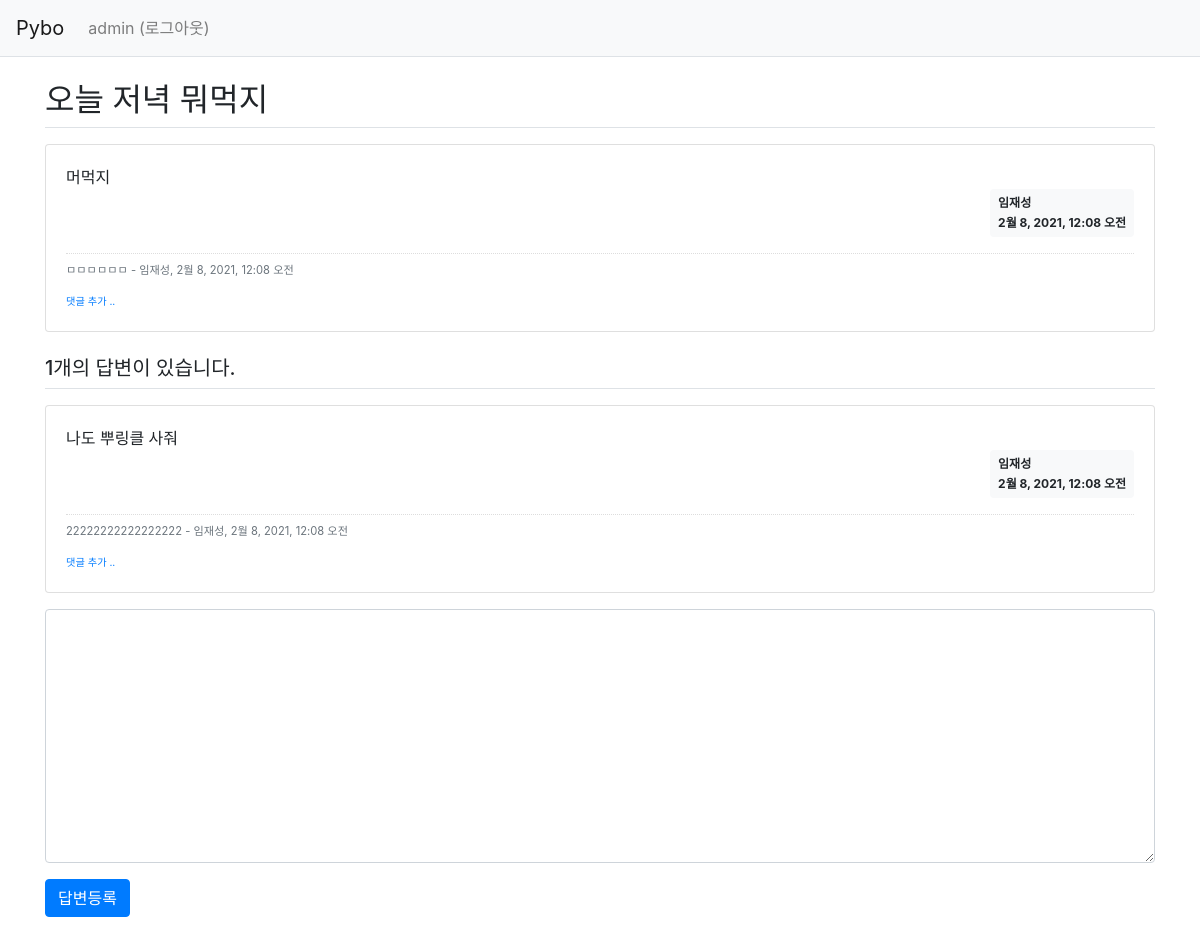
The page /pybo/16/ (signed in) on the database its author committed.
### pybo/models.py (models this page shows, shortened)
class Question(models.Model):
    author = models.ForeignKey(User, on_delete=models.CASCADE)
    subject = models.CharField(max_length=200)
    content = models.TextField()
    create_date = models.DateTimeField()
    modify_date = models.DateTimeField(null=True, blank=True)

class Comment(models.Model):
    author = models.ForeignKey(User, on_delete=models.CASCADE)
    content = models.TextField()
    create_date = models.DateTimeField()
    modify_date = models.DateTimeField(null=True, blank=True)
    question = models.ForeignKey(Question, null=True, blank=True, on_delete=models.CASCADE)
    answer = models.ForeignKey(Answer, null=True, blank=True, on_delete=models.CASCADE)

class Answer(models.Model):
    author = models.ForeignKey(User, on_delete=models.CASCADE)
    question = models.ForeignKey(Question, on_delete=models.CASCADE)
    content = models.TextField()
    create_date = models.DateTimeField()
    modify_date = models.DateTimeField(null=True, blank=True)

### pybo/views.py (the view)
# urls.py: path('<int:question_id>/', views.detail, name='detail'),
def detail(request, question_id):
    question = get_object_or_404(Question, pk=question_id)
    context = {'question': question}
    return render(request, 'pybo/question_detail.html', context)

### templates/pybo/question_detail.html (shortened to what this page needs)
{% extends 'base.html' %}
{% block content %}
<div class="container my-3">
    <h2 class="border-bottom py-2">{{ question.subject }}</h2>
    <div class="card my-3">
        <div class="card-body">
            <div class="card-text" style="white-space: pre-line;">{{ question.content }}</div>
            <div class="d-flex justify-content-end">
                <div class="badge badge-light p-2 text-left">
                    <div class="mb-2">{{ question.author.username }}</div>
                    <div>{{ question.create_date }}</div>
                </div>
            </div>
            {% if question.comment_set.count > 0 %}
            <div class="mt-3">
            {% for comment in question.comment_set.all %}
                <div class="comment py-2 text-muted">
                    <span style="white-space: pre-line;">{{ comment.content }}</span>
                    <span>
                        - {{ comment.author }}, {{ comment.create_date }}
                    </span>
                </div>
            {% endfor %}
            </div>
            {% endif %}
            <div>
                <a href="{% url 'pybo:comment_create_question' question.id  %}"
                   class="small"><small>댓글 추가 ..</small></a>
            </div>
        </div>
    </div>
    <h5 class="border-bottom my-3 py-2">{{question.answer_set.count}}개의 답변이 있습니다.</h5>
    {% for answer in question.answer_set.all %}
    <div class="card my-3">
        <div class="card-body">
            <div class="card-text" style="white-space: pre-line;">{{ answer.content }}</div>
            <div class="d-flex justify-content-end">
                <div class="badge badge-light p-2 text-left">
                    <div class="mb-2">{{ answer.author.username }}</div>
                    <div>{{ answer.create_date }}</div>
                </div>
            </div>
            {% if answer.comment_set.count > 0 %}
            <div class="mt-3">
            {% for comment in answer.comment_set.all %}
                <div class="comment py-2 text-muted">
                    <span style="white-space: pre-line;">{{ comment.content }}</span>
                    <span>
                        - {{ comment.author }}, {{ comment.create_date }}
                    </span>
                </div>
            {% endfor %}
            </div>
            {% endif %}
            <div>
                <a href="{% url 'pybo:comment_create_answer' answer.id  %}"
                   class="small"><small>댓글 추가 ..</small></a>
            </div>
        </div>
    </div>
    {% endfor %}
    <form action="{% url 'pybo:answer_create' question.id %}" method="post" class="my-3">
        <div class="form-group">
            <textarea {% if not user.is_authenticated %}disabled{% endif %}
              name="content" id="content" class="form-control" rows="10"></textarea>
        </div>
        <input type="submit" value="답변등록" class="btn btn-primary">
    </form>
</div>
{% endblock %}

### templates/navbar.html (shortened to what this page needs)
<nav class="navbar navbar-expand-lg navbar-light bg-light border-bottom">
    <a class="navbar-brand" href="{% url 'pybo:index' %}">Pybo</a>
    <div class="collapse navbar-collapse flex-grow-0" id="navbarNav">
        <ul class="navbar-nav">
            <li class="nav-item ">
                {% if user.is_authenticated %}
                <a class="nav-link" href="{% url 'common:logout' %}">{{ user.username }} (로그아웃)</a>
                {% else %}
                <a class="nav-link" href="{% url 'common:login' %}">로그인</a>
                {% endif %}
            </li>
        </ul>
    </div>
</nav>

### static/style.css (style rules this page uses)
.comment { border-top:dotted 1px #ddd; font-size:0.7em; }

### rows shown on the page
Question: subject "오늘 저녁 뭐먹지", content "머먹지", author.username "임재성", create_date "2월 8, 2021, 12:08 오전", answer_set.count "1"
Comment: content "ㅁㅁㅁㅁㅁㅁ", author "임재성", create_date "2월 8, 2021, 12:08 오전"
Answer: content "나도 뿌링클 사줘", author.username "임재성", create_date "2월 8, 2021, 12:08 오전"
Comment: content "22222222222222222", author "임재성", create_date "2월 8, 2021, 12:08 오전"

### other values the page prints
{{ user.username }} "admin"
